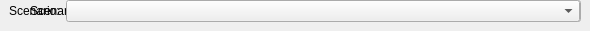
           <widget class="QWidget" name="page_15">
            <widget class="QWidget" name="layoutWidget">
             <property name="geometry">
              <rect>
               <x>30</x>
               <y>0</y>
               <width>551</width>
               <height>22</height>
              </rect>
             </property>
             <layout class="QHBoxLayout" name="horizontalLayout_22">
              <item>
               <widget class="QLabel" name="label_53">
                <property name="sizePolicy">
                 <sizepolicy hsizetype="Fixed" vsizetype="Preferred">
                  <horstretch>0</horstretch>
                  <verstretch>0</verstretch>
                 </sizepolicy>
                </property>
                <property name="text">
                 <string>Scenario file:</string>
                </property>
               </widget>
              </item>
              <item>
               <widget class="QComboBox" name="comboBox_8"/>
              </item>
             </layout>
            </widget>
            <widget class="QWidget" name="layoutWidget">
             <property name="geometry">
              <rect>
               <x>9</x>
               <y>0</y>
               <width>571</width>
               <height>22</height>
              </rect>
             </property>
             <layout class="QHBoxLayout" name="horizontalLayout_24">
              <item>
               <widget class="QLabel" name="label_55">
                <property name="sizePolicy">
                 <sizepolicy hsizetype="Fixed" vsizetype="Preferred">
                  <horstretch>0</horstretch>
                  <verstretch>0</verstretch>
                 </sizepolicy>
                </property>
                <property name="text">
                 <string>Scenario:</string>
                </property>
               </widget>
              </item>
              <item>
               <widget class="QComboBox" name="comboBox_10"/>
              </item>
             </layout>
            </widget>
           </widget>
